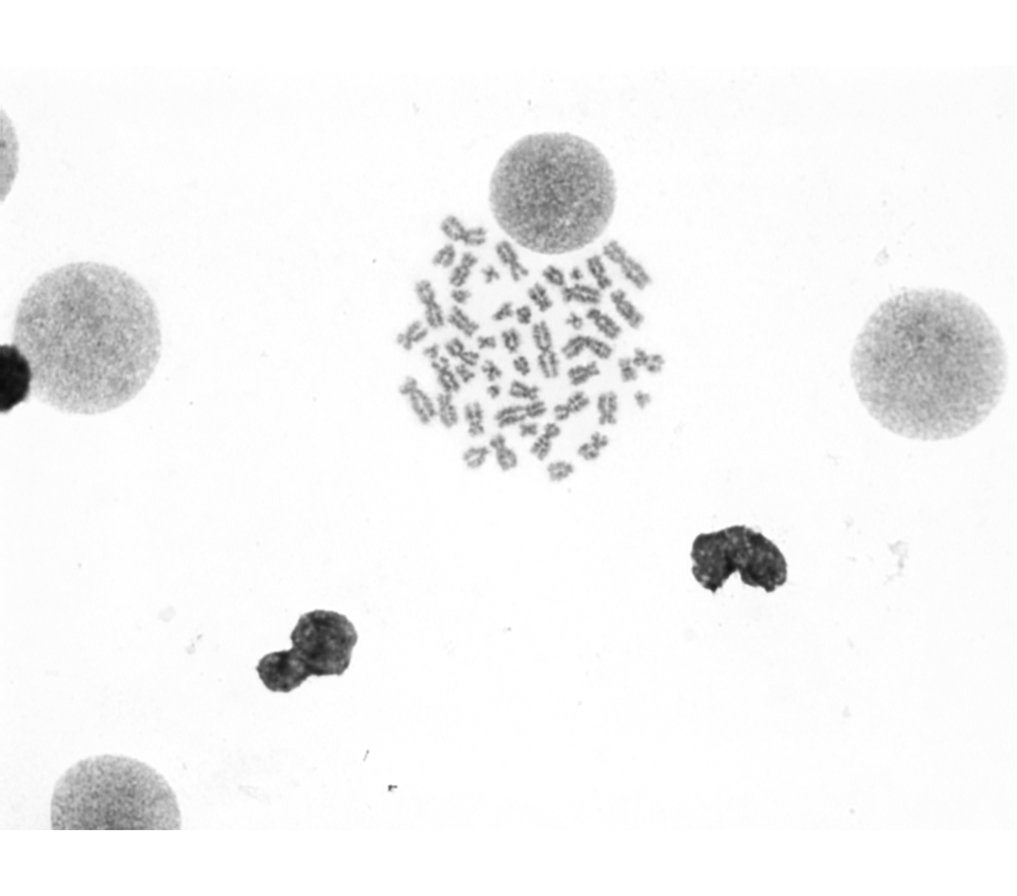
#> input picture images/100865NVG.027.A.BMP, 1017 x 896 px
$ jupyter execute --allow-errors enhance_image_02.ipynb   (older library calls are emulated)
#> lines starting #> are read from the running program, lines starting #| are printed output that depends on the picture; after the words box and inside, x2 and y2 are one past the last pixel; in counts of white or black regions, pixels touching at a corner belong together
[cell 1]
# Standard import
#  conda install --channel https://conda.anaconda.org/menpo opencv3
import cv2
import numpy as np
from matplotlib import pyplot as plt

# read image
file_image = '../images/100865NVG.027.A.BMP'

# [4 lines left out: function show_image, not called in this run]

img = cv2.imread(file_image)
#> img is the input picture: shape (896, 1017, 3); min 13, max 255, mean 244.2

gray = cv2.cvtColor(img, cv2.COLOR_BGR2GRAY)

[cell 2]
# read image
file_image = '../images/100865NVG.027.A.013.A.BMP'

# [4 lines left out: function show_image, not called in this run]

img = cv2.imread(file_image)

# Step 1: Convert image to gray scale
#> (the rest of this cell did not finish here and is left out)

#> (a cell that did not finish here is left out)

#> (a cell that did not finish here is left out)

#> (a cell that did not finish here is left out)

[cell 6]
# read image
file_image = '../images/100865NVG.027.A.BMP'
#> file_image = '../images/100865NVG.027.A.BMP'

def show_image(image, name='image'):
    cv2.imshow(name,image)
    cv2.waitKey(0)
    cv2.destroyAllWindows()

img = cv2.imread(file_image)

gray = cv2.cvtColor(img, cv2.COLOR_BGR2GRAY)

ret1, th1 = cv2.threshold(gray, 0, 255, cv2.THRESH_BINARY + cv2.THRESH_OTSU)
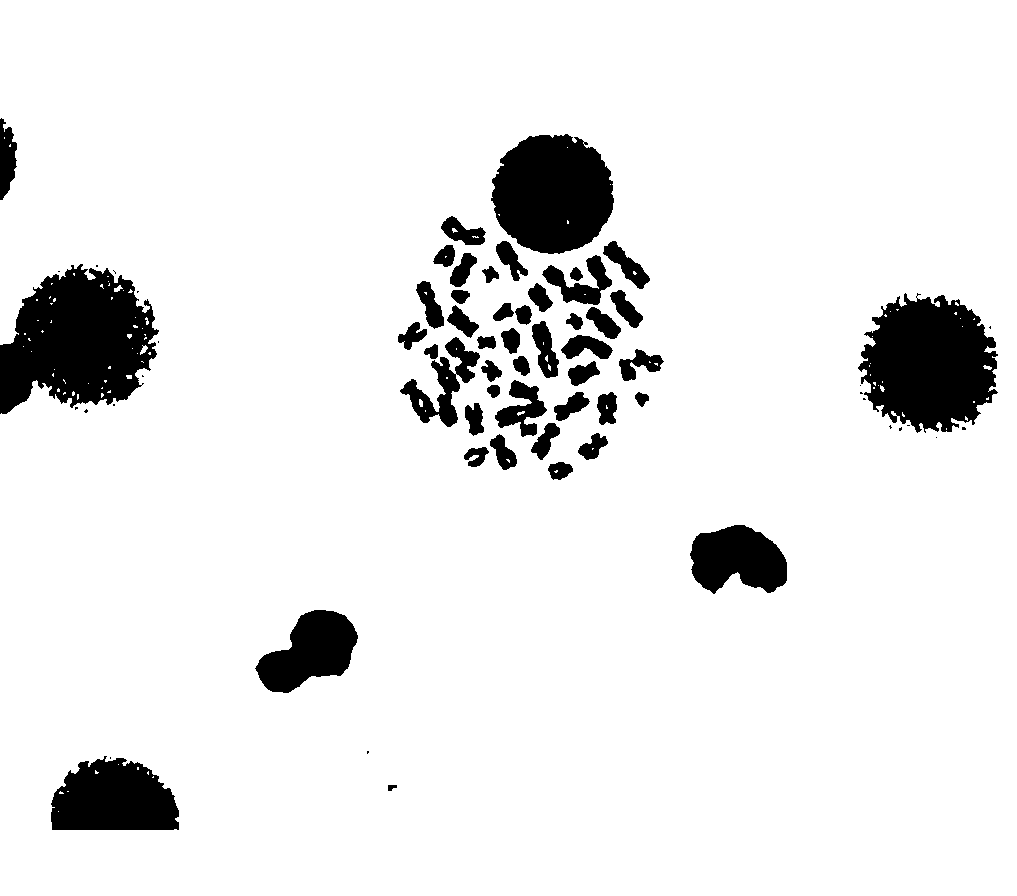
#> th1: shape (896, 1017); 91.2% white; 67 black regions (20 under 20 px)
#> ret1 = 206

# Coutours
im2, contours, hierarchy = cv2.findContours(th1, cv2.RETR_TREE, cv2.CHAIN_APPROX_SIMPLE)
#> contours = 177 contours, 128 with area under 20; largest, box (x1, y1, x2, y2) and area: (0, 0, 1017, 896) 891657, (857, 292, 999, 434) 14430, (490, 133, 615, 255) 11589, (50, 755, 180, 831) 7590, (254, 609, 359, 694) 5251
image_with_contours = cv2.drawContours(gray, contours, -1, (0, 255, 0), 3)
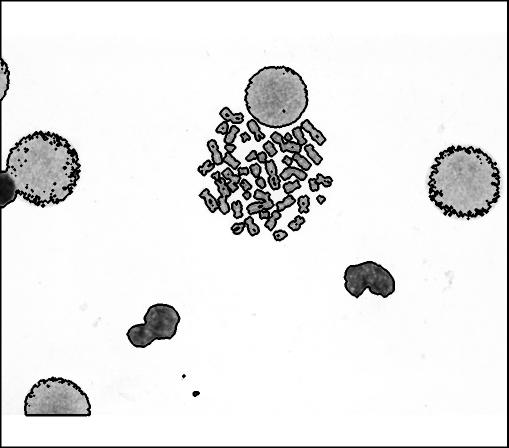
#> image_with_contours: shape (896, 1017) (shown at 1/2 size); min 0, max 255, mean 232.9

#
mask_contour = np.zeros(image_with_contours.shape)
mask_contour = mask_contour.astype('int')
num_contour = len(contours)
#> num_contour = 177

valid = dict()
in_valid = dict()
for i in range(1, num_contour + 1):
    valid[i] = 0
    in_valid[i] = 0


def sliding_window(image, stride=32, window_size=(20, 20), num_contour_threshold=3):
    # slide a window across the image
    print("Shape: ", image.shape[0], image.shape[1])
    for y in range(0, image.shape[0], stride):
        for x in range(0, image.shape[1], stride):
            # yield the current window
            print(x, y, x + window_size[0], y + window_size[1])
            arr_window = mask_contour[x: x + window_size[0], y: y + window_size[1]]
            unique, counts = np.unique(arr_window, return_counts=True)
            num_con_window = np.count_nonzero(unique)
            if num_con_window > num_contour_threshold:
                for con_id in unique:
                    if con_id == 0:
                        continue
                    valid[con_id] = valid[con_id] + 1
            else:
                for con_id in unique:
                    if con_id == 0:
                        continue
                    in_valid[con_id] = in_valid[con_id] + 1
            if num_con_window >= 2:
                print(x, y, x + window_size[0], y + window_size[1])
                print("Contours in this window:", unique[1:])


print("Len contours: ", len(contours));
#| Len contours:  177
cnt = 0
for id, contour in enumerate(contours):
    for point in contour:
        # X: point[0][1], Y: point[0][0]
        x = point[0][1]
        y = point[0][0]
        mask_contour[x][y] = id + 1
    cnt += len(contour)
#> this loop made 177 passes
#> (contour, cnt) on passes 1, 7, 8: ([[77, 394], [77, 399], [78, 398], [78, 394]], 4), ([[102, 387], [101, 388], [102, 388]], 34), ([[88, 383]], 35)
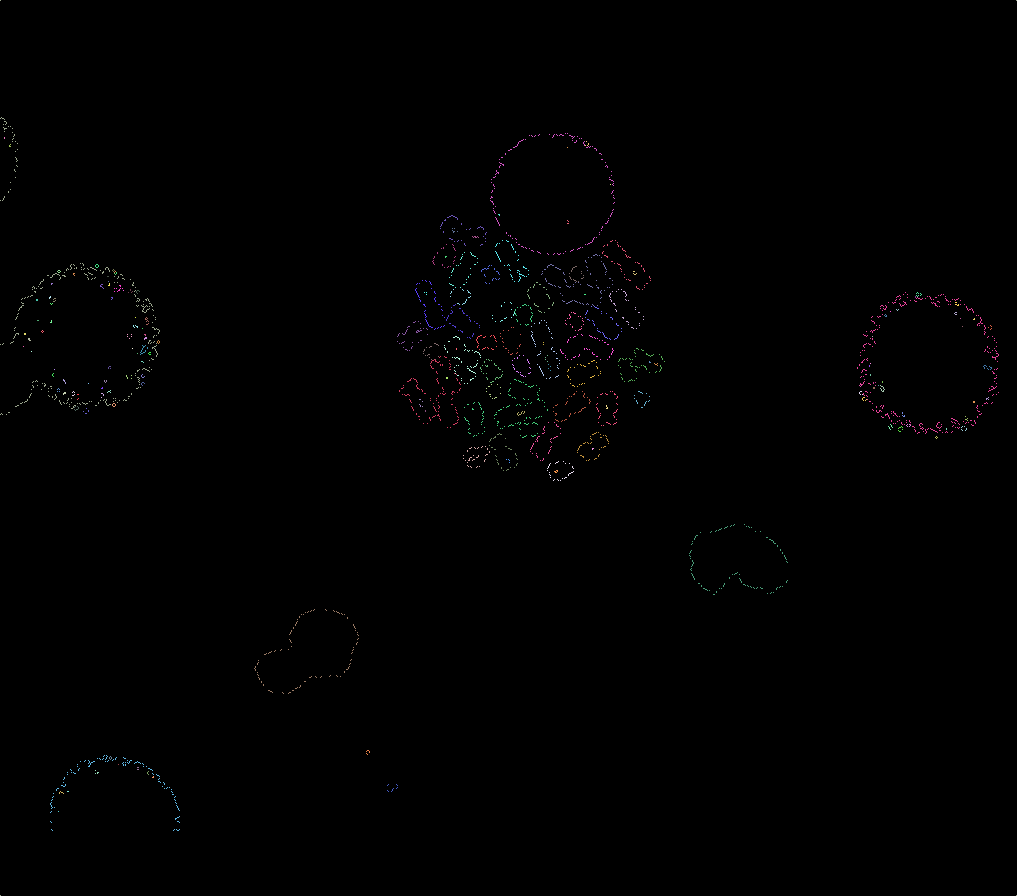
#> mask_contour: shape (896, 1017) int64; 178 distinct labels, from 0 to 177; one colour per label, 0 black
#> after the loop, cnt = 4325

print(image_with_contours.shape)
#| (896, 1017)

sliding_window(image_with_contours, 20, (100, 100))
#| Shape:  896 1017
#> after the loop in sliding_window, `for y in range(0, image.shape[0], stride):`: in_valid = 177 items
print(valid)
print(in_valid)
chosen_contours = list()
accept_ratio = 2
new_contours = list()
for i in range(1, num_contour + 1):
    if valid[i] * accept_ratio < in_valid[i]:
        new_contours.append(contours[i - 1])
#> after the loop, new_contours = 6 contours, 3 with area under 20; largest, box (x1, y1, x2, y2) and area: (254, 609, 359, 694) 5251, (689, 524, 788, 595) 4992, (387, 784, 398, 792) 53


white_image = 255 - np.zeros_like(gray)
new_image_with_contours = cv2.drawContours(white_image, new_contours, contourIdx=-1, color=2, thickness=1)
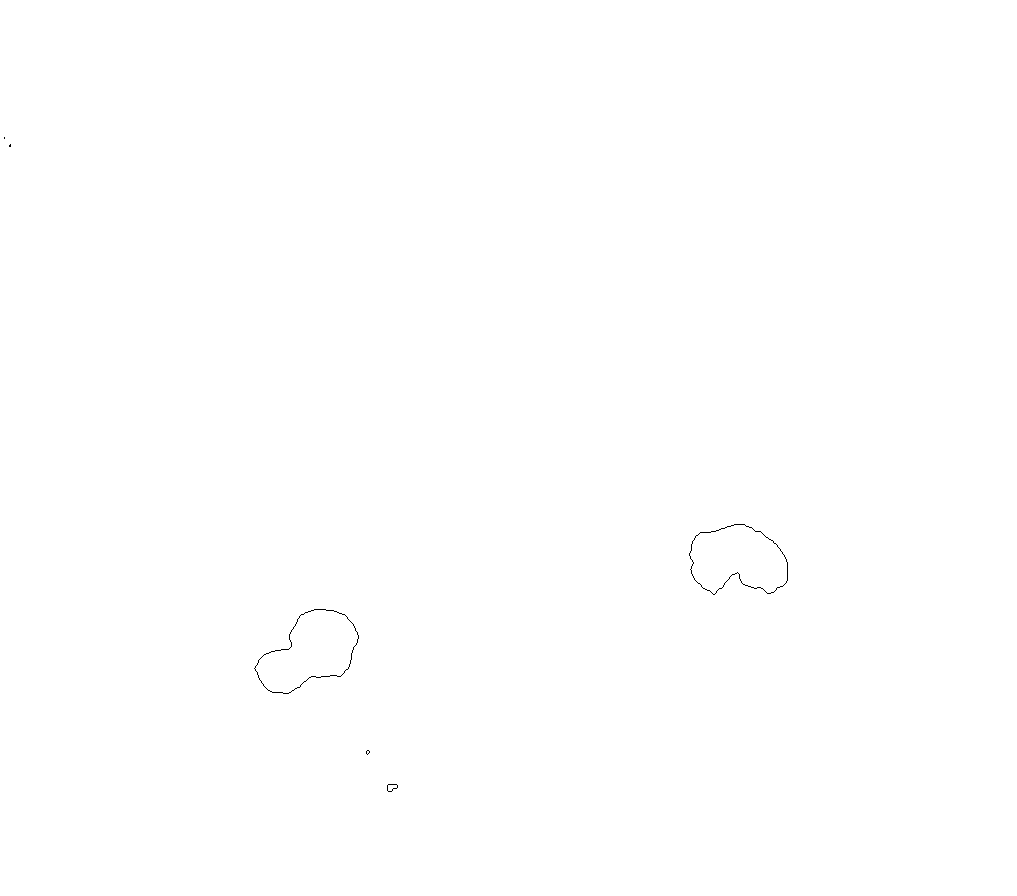
#> new_image_with_contours: shape (896, 1017); values 2 (black) and 255 (white), 99.9% white; black in thin lines or dots, all inside (x1, y1, x2, y2) = (4, 137, 788, 792)
# print(new_contours)
# plt.imshow(new_image_with_contours, cmap='gray')
show_image(new_image_with_contours)

$ run again, with images/100955NVG.017.A.BMP copied over images/100865NVG.027.A.BMP
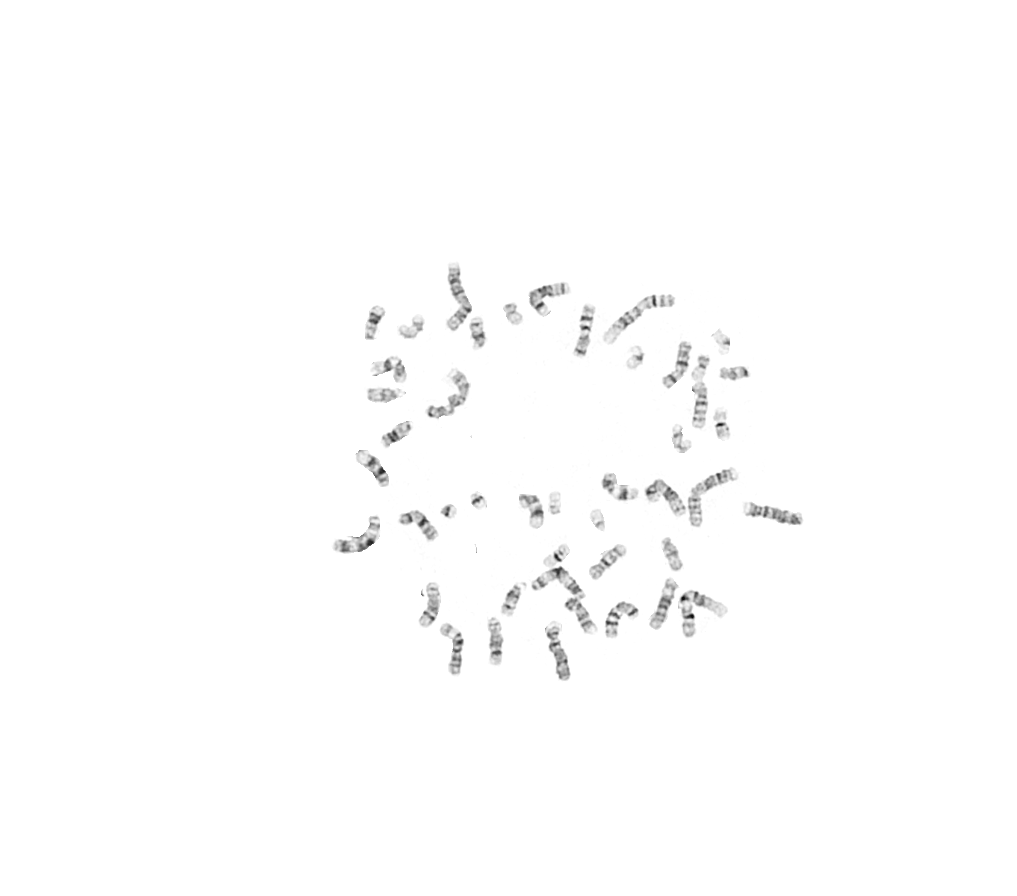
#> input picture images/100955NVG.017.A.BMP, 1017 x 896 px
#> img is the input picture: shape (896, 1017, 3); min 13, max 255, mean 253.2
#> file_image = '../images/100865NVG.027.A.BMP'
#> th1: shape (896, 1017); 98.2% white; 109 black regions (53 under 20 px)
#> ret1 = 212
#> contours = 198 contours, 134 with area under 20; largest, box (x1, y1, x2, y2) and area: (0, 0, 1017, 896) 909320, (687, 468, 737, 528) 880, (446, 266, 473, 332) 833, (426, 370, 470, 420) 722, (546, 625, 571, 681) 670
#> num_contour = 198
#| Len contours:  198
#> the loop `for id, contour in enumerate(contours):` made 198 passes
#> cnt on passes 2, 3, 6: 54, 59, 68
#> after the loop `for id, contour in enumerate(contours):`:
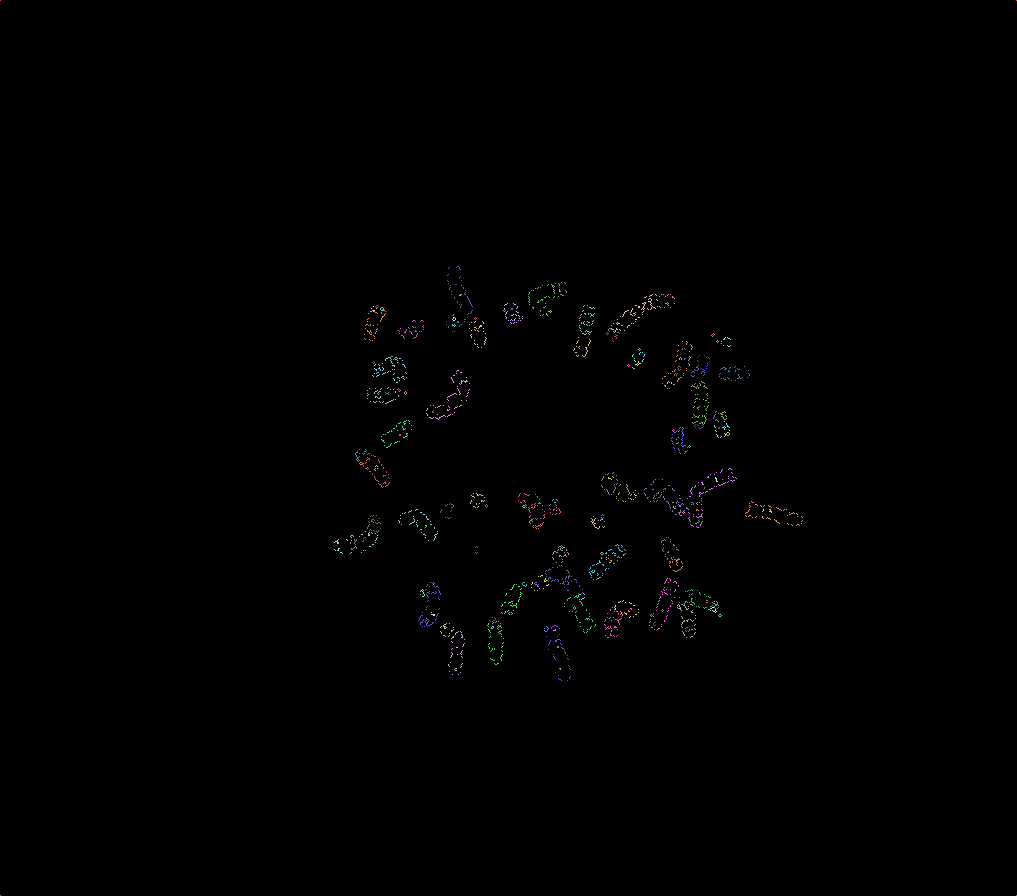
#> mask_contour: shape (896, 1017) int64; 198 distinct labels, from 0 to 198; one colour per label, 0 black
#> after the loop `for id, contour in enumerate(contours):`: cnt = 3658
#| (896, 1017)
#| Shape:  896 1017
#> after the loop in sliding_window, `for y in range(0, image.shape[0], stride):`: in_valid = 198 items
#> after the loop `for i in range(1, num_contour + 1):`: new_contours = [[[0, 0], [0, 895], [1016, 895], [1016, 0]]]
#> `new_image_with_contours = cv2.drawContours(white_image, new_contours, ..`:
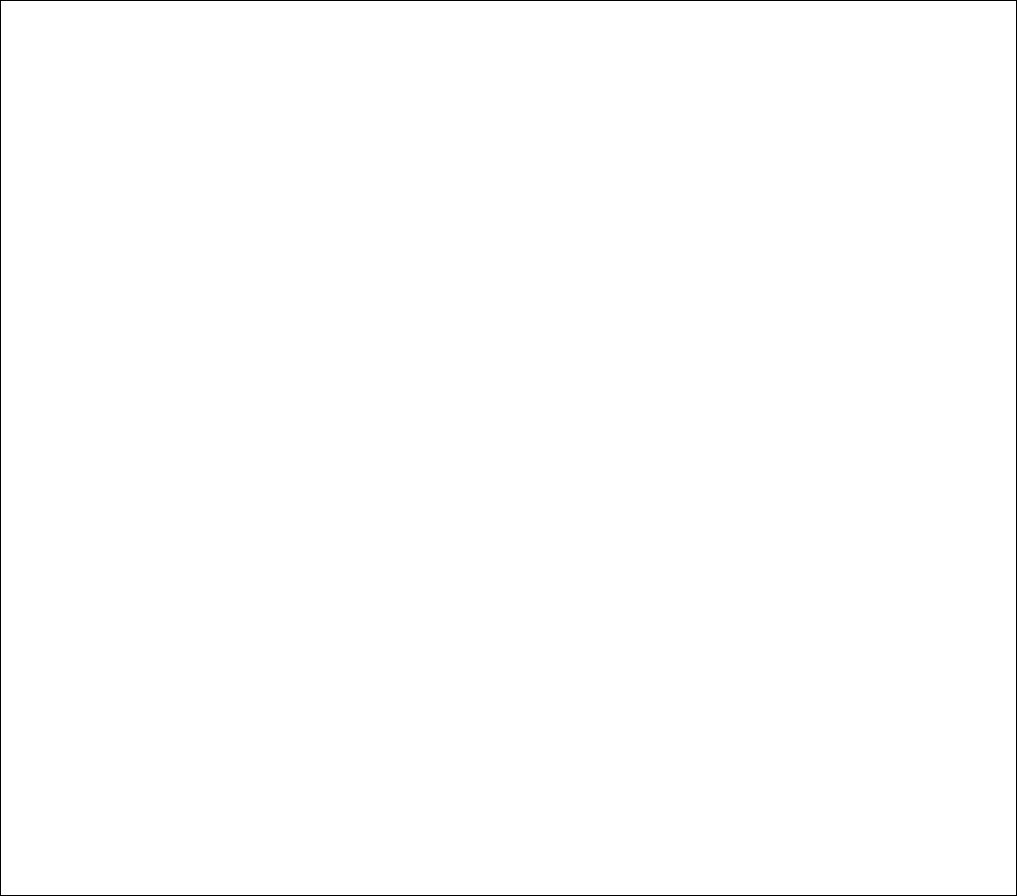
#> new_image_with_contours: shape (896, 1017); values 2 (black) and 255 (white), 99.6% white; black in thin lines or dots
